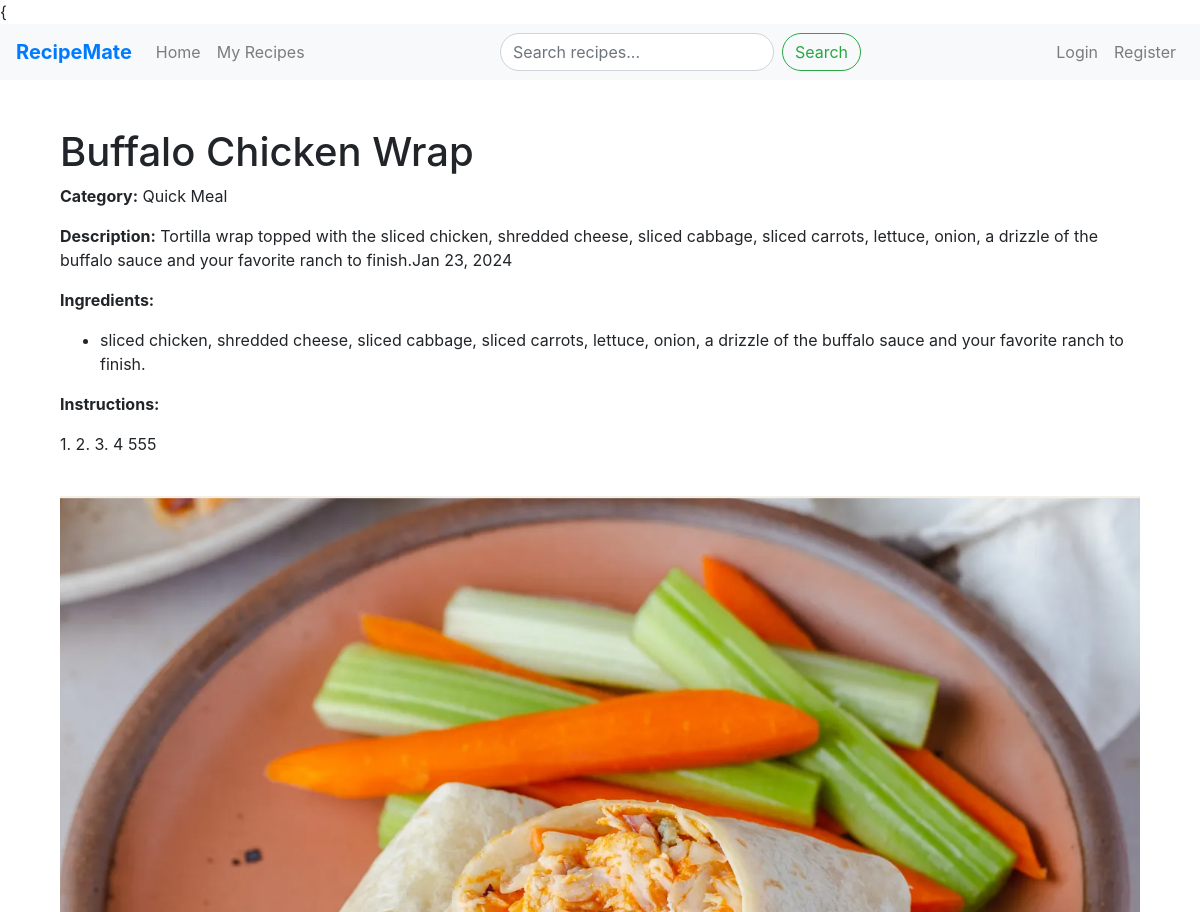
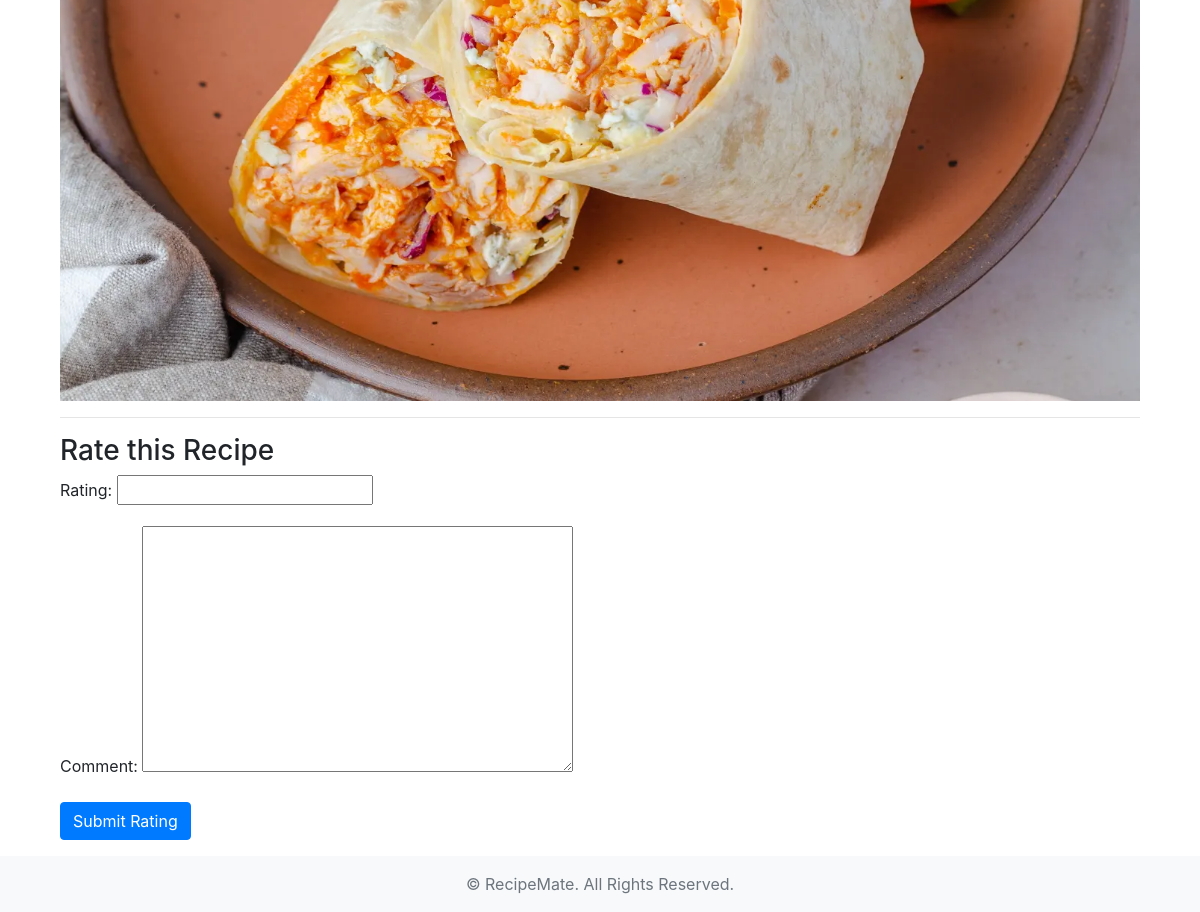
The app's page /recipes/3/ with its own data (2 pictures, top to bottom).
### recipes/models.py (models this page shows, shortened)
class Recipe(models.Model):
    title = models.CharField(max_length=200)
    description = models.TextField()
    ingredients = models.TextField()
    instructions = models.TextField()
    image = models.ImageField(upload_to='recipes/', blank=True, null=True)
    category = models.CharField(max_length=100, choices=[
        ('Breakfast', 'Breakfast'),
        ('Lunch', 'Lunch'),
        ('Dinner', 'Dinner'),
        ('Dessert', 'Dessert'),
        ('Vegetarian', 'Vegetarian'),
        ('Vegan', 'Vegan'),
        ('Gluten-Free', 'Gluten-Free'),
        ('Quick Meal', 'Quick Meal'),
        ('Italian', 'Italian'),
        ('Mexican', 'Mexican'),
    ])
    author = models.ForeignKey(User, on_delete=models.CASCADE)
    created_at = models.DateTimeField(auto_now_add=True)
    updated_at = models.DateTimeField(auto_now=True)

### recipes/views.py (the view)
# urls.py: path('<int:pk>/', views.recipe_detail, name='recipe_detail'),  # Recipe details
def recipe_detail(request, pk):
    recipe = get_object_or_404(Recipe, pk=pk)
    comments = recipe.ratings.filter(comment__isnull=False)  # Ratings with comments
    average_rating = recipe.ratings.aggregate(Avg('rating')).get('rating__avg') or 0
    if request.method == "POST":
        rating_form = RatingForm(request.POST)
        if rating_form.is_valid():
            rating = rating_form.save(commit=False)
            rating.recipe = recipe
            rating.user = request.user
            rating.save()
            return redirect('recipe_detail', pk=recipe.pk)
    else:
        rating_form = RatingForm()
    return render(request, 'recipes/recipe_detail.html', {
        'recipe': recipe,
        'comments': comments,
        'rating_form': rating_form,
        'average_rating': average_rating,
    })

### recipes/forms.py
class RatingForm(forms.ModelForm):
    class Meta:
        model = Rating
        fields = ['rating', 'comment']  # Allow users to rate and comment

### recipes/templates/recipes/recipe_detail.html (shortened to what this page needs)
{{% extends 'base.html' %}
{% block content %}
<div class="container mt-5">
    <h1>{{ recipe.title }}</h1>
    <p><strong>Category:</strong> {{ recipe.category }}</p>
    <p><strong>Description:</strong> {{ recipe.description }}</p>
    <p><strong>Ingredients:</strong></p>
    <ul>
        {% for ingredient in recipe.ingredients.splitlines %}
            <li>{{ ingredient }}</li>
        {% endfor %}
    </ul>
    <p><strong>Instructions:</strong></p>
    <p>{{ recipe.instructions }}</p>
    {% if recipe.image %}
        <img src="{{ recipe.image.url }}" alt="{{ recipe.title }}" class="img-fluid mt-4">
    {% endif %}
    <hr>
    <h3>Rate this Recipe</h3>
    <form method="post">
        {{ rating_form.as_p }}
        <button type="submit" name="rate" class="btn btn-primary">Submit Rating</button>
    </form>
</div>
{% endblock %}

### records on screen
Recipe: title "Buffalo Chicken Wrap", category "Quick Meal", description "Tortilla wrap topped with the sliced chicken, shredded cheese, sliced cabbage, sliced carrots, lettuce, onion, a drizzle of the buffalo sauce and your favorite ranch to finish.Jan 23, 2024", splitlines "sliced chicken, shredded cheese, sliced cabbage, sliced carrots, lettuce, onion, a drizzle of the buffalo sauce and your favorite ranch to finish.", instructions "1. 2. 3. 4 555", image (picture)
